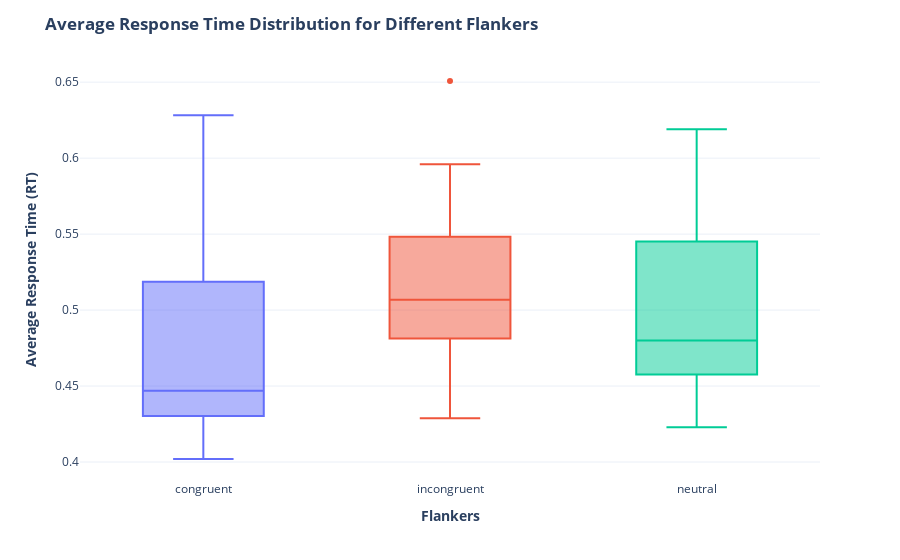

Notebook code for this chart:
### Markdown cell above
Participants responded faster in the 'congruent' condition and slightly slower in the 'incongruent' and 'neutral' conditions. The data demonstrated consistent performance with response times ranging from approximately 0.45 to 0.53 seconds.

### Code cell
# Data aggregated across trials
df_avg = df.groupby(['participant', 'flankers'])['rt'].mean().reset_index()


# Set a custom template for plot appearance
px.defaults.template = "plotly_white"

# Create a box plot with customizations
fig = px.box(df_avg, x='flankers', y='rt', color='flankers')

# Update the layout for better visualization
fig.update_layout(
    title="<b>Average Response Time Distribution for Different Flankers</b>",
    xaxis_title="<b>Flankers</b>",
    yaxis_title="<b>Average Response Time (RT)</b>",
    showlegend=False,  # Hide the legend to avoid duplication
)

# Show the interactive plot
fig.show()

### Figure 1 — Plotly figure (JSON) as saved in the notebook; plotly's stock layout.template omitted (floating-point values rounded to 4 significant figures)
{"data": [{"alignmentgroup": "True", "hovertemplate": "flankers=%{x}<br>rt=%{y}<extra></extra>", "legendgroup": "congruent", "marker": {"color": "#636efa"}, "name": "congruent", "notched": false, "offsetgroup": "congruent", "orientation": "v", "showlegend": true, "type": "box", "x": ["congruent", "congruent", "congruent", "congruent", "congruent", "congruent", "congruent", "congruent", "congruent", "congruent", "congruent", "congruent", "congruent", "congruent", "congruent", "congruent", "congruent", "congruent", "congruent", "congruent", "congruent", "congruent", "congruent", "congruent", "congruent", "congruent", "congruent"], "x0": " ", "xaxis": "x", "y": [0.4553, 0.4712, 0.4175, 0.4298, 0.4191, 0.4372, 0.5486, 0.4337, 0.4376, 0.4889, 0.539, 0.4382, 0.4629, 0.4176, 0.4102, 0.5496, 0.5684, 0.4501, 0.5285, 0.4392, 0.5708, 0.402, 0.4629, 0.4468, 0.6282, 0.4286, 0.4318], "y0": " ", "yaxis": "y"}, {"alignmentgroup": "True", "hovertemplate": "flankers=%{x}<br>rt=%{y}<extra></extra>", "legendgroup": "incongruent", "marker": {"color": "#EF553B"}, "name": "incongruent", "notched": false, "offsetgroup": "incongruent", "orientation": "v", "showlegend": true, "type": "box", "x": ["incongruent", "incongruent", "incongruent", "incongruent", "incongruent", "incongruent", "incongruent", "incongruent", "incongruent", "incongruent", "incongruent", "incongruent", "incongruent", "incongruent", "incongruent", "incongruent", "incongruent", "incongruent", "incongruent", "incongruent", "incongruent", "incongruent", "incongruent", "incongruent", "incongruent", "incongruent", "incongruent"], "x0": " ", "xaxis": "x", "y": [0.4718, 0.499, 0.473, 0.5067, 0.4784, 0.4535, 0.5916, 0.4929, 0.5045, 0.5272, 0.5912, 0.5182, 0.5073, 0.507, 0.4746, 0.5542, 0.596, 0.5132, 0.5655, 0.5011, 0.591, 0.4289, 0.5307, 0.4903, 0.6508, 0.4949, 0.4379], "y0": " ", "yaxis": "y"}, {"alignmentgroup": "True", "hovertemplate": "flankers=%{x}<br>rt=%{y}<extra></extra>", "legendgroup": "neutral", "marker": {"color": "#00cc96"}, "name": "neutral", "notched": false, "offsetgroup": "neutral", "orientation": "v", "showlegend": true, "type": "box", "x": ["neutral", "neutral", "neutral", "neutral", "neutral", "neutral", "neutral", "neutral", "neutral", "neutral", "neutral", "neutral", "neutral", "neutral", "neutral", "neutral", "neutral", "neutral", "neutral", "neutral", "neutral", "neutral", "neutral", "neutral", "neutral", "neutral", "neutral"], "x0": " ", "xaxis": "x", "y": [0.4761, 0.4978, 0.4488, 0.5178, 0.4619, 0.4551, 0.5579, 0.4528, 0.4802, 0.5226, 0.5735, 0.48, 0.5054, 0.4602, 0.441, 0.5526, 0.5883, 0.4784, 0.5618, 0.4568, 0.58, 0.4228, 0.5043, 0.477, 0.619, 0.4605, 0.4322], "y0": " ", "yaxis": "y"}], "layout": {"boxmode": "overlay", "legend": {"title": {"text": "flankers"}, "tracegroupgap": 0}, "margin": {"t": 60}, "showlegend": false, "title": {"text": "<b>Average Response Time Distribution for Different Flankers</b>"}, "xaxis": {"anchor": "y", "categoryarray": ["congruent", "incongruent", "neutral"], "categoryorder": "array", "domain": [0, 1], "title": {"text": "<b>Flankers</b>"}}, "yaxis": {"anchor": "x", "domain": [0, 1], "title": {"text": "<b>Average Response Time (RT)</b>"}}}}
